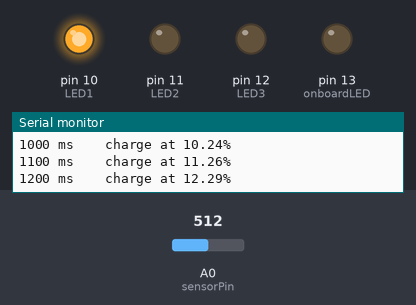
A sketch run on a simulated Arduino Uno, built with avr-gcc and run on an emulated ATmega328P. Parts: output pins drawn as LEDs (lit = HIGH), the last lines printed to the serial monitor. The inputs (shaded band) are chosen by the test bench; at power-on: A0 (sensorPin) = 512.

Above: at 1.2 s.
1.3 s: A0 (sensorPin) set to 932
At 2.7 s:
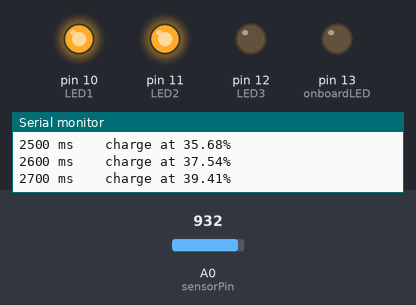
4.3 s: A0 (sensorPin) set to 952
At 5.1 s:
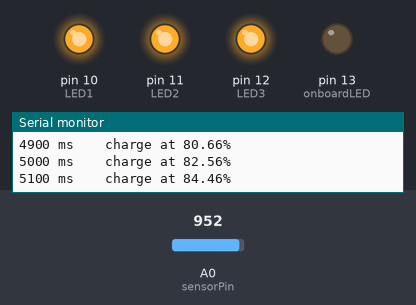
Timing chart, 0 to 7.3 s (numbered marks = the images above; inputs shaded):
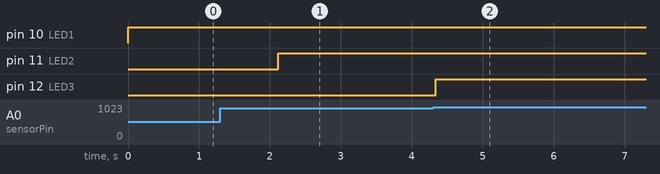

Measured:
- the behaviour switches between 944 and 945 on A0 (sensorPin) (found by bisection; images 1 and 2)
- after the input at 1.3 s, pin 11 (LED2): LOW → HIGH after 0.82 s instead of 1.6 s

The sketch:

day_7_with_indicator_lights.ino
```cpp
// Day 7 code...

int sensorPin = A0;   // select the *analog zero* input pin for probing the photoresistor
int onboardLED = 13;  // select the pin for the HERO's built-in LED
int sensorValue = 0;  // variable that we'll use to store the value reading from the sensor

int LED1 = 10; //red LED
int LED2 = 11; //yellow LED
int LED3 = 12; //green LED

unsigned int batteryCapacity = 50000;
unsigned int batteryLevel = 0;
unsigned int ticks = 0;
unsigned int wait = 100;
double PercentFull;

void setup() {
  // put your setup code here, to run once:

 pinMode(onboardLED, OUTPUT);
 pinMode(LED1, OUTPUT);
 pinMode(LED2, OUTPUT);
 pinMode(LED3, OUTPUT);
 Serial.begin(9600);
}

void PrintBatteryPercentage() {
// print the elasped time
  Serial.print(ticks);
  Serial.print(" ms    charge at ");

//  convert the integers to decimal numbers, divide them and print...
  PercentFull=100*((double)batteryLevel / (double)batteryCapacity);
  Serial.print(PercentFull);

// print a percent character and line return...
  Serial.println("%");
}

void loop() {
  sensorValue = analogRead(sensorPin); // read the value from the sensor:
  batteryLevel += sensorValue;
  ticks += wait;

  if(batteryLevel >= batteryCapacity) {
    // turn on light based on batter level

    Serial.print(ticks);
    Serial.print(" ms     ");
    Serial.println("FULLY CHARGED");
    batteryLevel = batteryCapacity; // to prevent integer from continuing to increase
    ticks = 0;
    delay(20000);      // long pause
  }
  else {
    //indicator light to show level of batter capacity
    if(batteryLevel <= (batteryCapacity * 0.3)){
      digitalWrite(LED1, HIGH);
    }else if (batteryLevel <= (batteryCapacity * 0.7)){
      digitalWrite(LED2, HIGH);
    }else {
      digitalWrite(LED3, HIGH);
    }
    PrintBatteryPercentage();
  }

  delay(wait);
}
```
